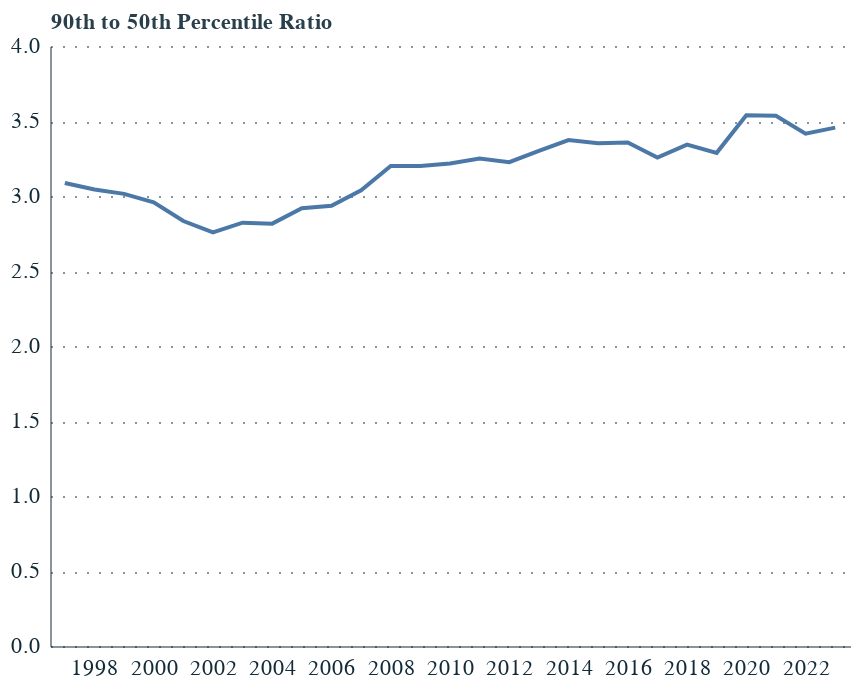

The notebook cell this image was saved under:
### Code cell
# Plot 90th-50TH percentile ratio

ratio_90_50 = firm_level_prod_we[firm_level_prod_we['Decile'].isin(['P90','P50'])].pivot(
    index='Year',
    columns='Decile',
    values='aGVA per worker (£) KP EW'
)
ratio_90_50['P90_P50_ratio'] = ratio_90_50['P90'] / ratio_90_50['P50']

ratio_90_50

chart = alt.Chart(ratio_90_50.reset_index()).mark_line().encode(
    x=alt.X('Year:O', axis=alt.Axis(
            labelExpr="datum.value % 2 == 0 ? datum.label : ''",
            labelAngle=0)),
    y=alt.Y('P90_P50_ratio:Q', title='90th to 50th Percentile Ratio'),)

chart

### Figure 1 — Vega-Lite specification as saved in the notebook (floating-point values rounded to 4 significant figures)
{"config": {"font": "Circular Std", "mark": {"line": {"interpolate": "linear"}}, "view": {"stroke": "transparent", "width": 400, "height": 300}, "range": {"category": ["#179fdb", "#e6224b", "#f4c245", "#122b39", "#eb5c2e", "#36b7b4"], "diverging": ["#E6224B", "#E54753", "#C9C9C9", "#179FDB", "#122B39"], "heatmap": ["#C9C9C9", "#179FDB", "#0063AF", "#122B39"], "ordinal": ["#00A767", "#36B7B4", "#179FDB", "#0063AF", "#243B5A"]}, "axisX": {"labelColor": "#122b39", "tickColor": "#122b39", "domainColor": "#122b39", "domainOpacity": 0.5, "gridOpacity": 0, "labelFont": "Circular Std", "labelAngle": 0, "labelAlign": "center", "labelFontSize": 11, "labelPadding": 5, "tickCount": 10, "tickSize": 0, "title": ""}, "axisY": {"labelColor": "#122b39", "labelFont": "Circular Std", "tickColor": "#122b39", "domainColor": "#122b39", "gridColor": "#122b39", "gridDash": [1, 5], "gridOpacity": 0.5, "labelPadding": 5, "labelFontSize": 11, "domainOpacity": 0.5, "tickSize": 0, "title": null, "titleAlign": "left", "titleAngle": 0, "titleBaseline": "bottom", "titleColor": "#122b39", "titleOpacity": 0.9, "titleX": 0, "titleY": -7}}, "data": {"name": "data-d3aa0435546da627fe1f49c9d2465a50"}, "mark": {"type": "line"}, "encoding": {"x": {"axis": {"labelAngle": 0, "labelExpr": "datum.value % 2 == 0 ? datum.label : ''"}, "field": "Year", "type": "ordinal"}, "y": {"field": "P90_P50_ratio", "title": "90th to 50th Percentile Ratio", "type": "quantitative"}}, "$schema": "https://vega.github.io/schema/vega-lite/v5.20.1.json", "datasets": {"data-d3aa0435546da627fe1f49c9d2465a50": [{"Year": 1997, "P50": 34500, "P90": 106500, "P90_P50_ratio": 3.087}, {"Year": 1998, "P50": 34500, "P90": 105000, "P90_P50_ratio": 3.043}, {"Year": 1999, "P50": 35000, "P90": 105500, "P90_P50_ratio": 3.014}, {"Year": 2000, "P50": 36000, "P90": 106500, "P90_P50_ratio": 2.958}, {"Year": 2001, "P50": 36000, "P90": 102000, "P90_P50_ratio": 2.833}, {"Year": 2002, "P50": 37000, "P90": 102000, "P90_P50_ratio": 2.757}, {"Year": 2003, "P50": 36500, "P90": 103000, "P90_P50_ratio": 2.822}, {"Year": 2004, "P50": 38000, "P90": 107000, "P90_P50_ratio": 2.816}, {"Year": 2005, "P50": 36500, "P90": 106500, "P90_P50_ratio": 2.918}, {"Year": 2006, "P50": 38500, "P90": 113000, "P90_P50_ratio": 2.935}, {"Year": 2007, "P50": 39000, "P90": 118500, "P90_P50_ratio": 3.038}, {"Year": 2008, "P50": 35000, "P90": 112000, "P90_P50_ratio": 3.2}, {"Year": 2009, "P50": 32500, "P90": 104000, "P90_P50_ratio": 3.2}, {"Year": 2010, "P50": 34500, "P90": 111000, "P90_P50_ratio": 3.217}, {"Year": 2011, "P50": 36000, "P90": 117000, "P90_P50_ratio": 3.25}, {"Year": 2012, "P50": 35500, "P90": 114500, "P90_P50_ratio": 3.225}, {"Year": 2013, "P50": 36500, "P90": 120500, "P90_P50_ratio": 3.301}, {"Year": 2014, "P50": 37500, "P90": 126500, "P90_P50_ratio": 3.373}, {"Year": 2015, "P50": 37000, "P90": 124000, "P90_P50_ratio": 3.351}, {"Year": 2016, "P50": 36500, "P90": 122500, "P90_P50_ratio": 3.356}, {"Year": 2017, "P50": 37000, "P90": 120500, "P90_P50_ratio": 3.257}, {"Year": 2018, "P50": 36500, "P90": 122000, "P90_P50_ratio": 3.342}, {"Year": 2019, "P50": 36500, "P90": 120000, "P90_P50_ratio": 3.288}, {"Year": 2020, "P50": 32500, "P90": 115000, "P90_P50_ratio": 3.538}, {"Year": 2021, "P50": 36500, "P90": 129000, "P90_P50_ratio": 3.534}, {"Year": 2022, "P50": 38500, "P90": 131500, "P90_P50_ratio": 3.416}, {"Year": 2023, "P50": 39500, "P90": 136500, "P90_P50_ratio": 3.456}]}}
